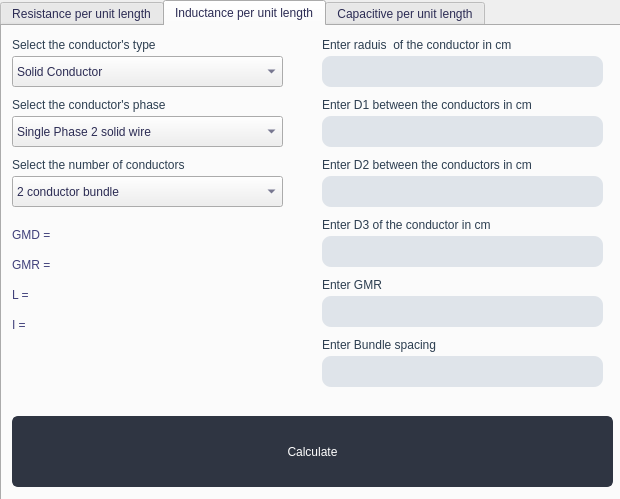
<?xml version="1.0" encoding="UTF-8"?>
<ui version="4.0">
 <class>MainWindow</class>
 <widget class="QMainWindow" name="MainWindow">
  <property name="geometry">
   <rect>
    <x>0</x>
    <y>0</y>
    <width>620</width>
    <height>499</height>
   </rect>
  </property>
  <property name="sizePolicy">
   <sizepolicy hsizetype="Fixed" vsizetype="Fixed">
    <horstretch>0</horstretch>
    <verstretch>0</verstretch>
   </sizepolicy>
  </property>
  <property name="windowTitle">
   <string>MainWindow</string>
  </property>
  <property name="styleSheet">
   <string notr="true"/>
  </property>
  <widget class="QWidget" name="centralWidget">
   <widget class="QTabWidget" name="tabWidget">
    <property name="geometry">
     <rect>
      <x>0</x>
      <y>0</y>
      <width>621</width>
      <height>501</height>
     </rect>
    </property>
    <property name="minimumSize">
     <size>
      <width>139</width>
      <height>80</height>
     </size>
    </property>
    <property name="contextMenuPolicy">
     <enum>Qt::DefaultContextMenu</enum>
    </property>
    <property name="styleSheet">
     <string notr="true">color:#2c2c54;</string>
    </property>
    <property name="currentIndex">
     <number>1</number>
    </property>
    <widget class="QWidget" name="tab">
     <property name="styleSheet">
      <string notr="true">color:ffffff;</string>
     </property>
     <attribute name="title">
      <string>Resistance per unit length</string>
     </attribute>
     <widget class="QComboBox" name="material">
      <property name="geometry">
       <rect>
        <x>10</x>
        <y>40</y>
        <width>271</width>
        <height>31</height>
       </rect>
      </property>
      <item>
       <property name="text">
        <string>Copper</string>
       </property>
      </item>
      <item>
       <property name="text">
        <string>Aluminum</string>
       </property>
      </item>
     </widget>
     <widget class="QLabel" name="label_5">
      <property name="geometry">
       <rect>
        <x>10</x>
        <y>10</y>
        <width>271</width>
        <height>18</height>
       </rect>
      </property>
      <property name="styleSheet">
       <string notr="true">color:#2c3e50;</string>
      </property>
      <property name="text">
       <string>Select the conductor's material</string>
      </property>
     </widget>
     <widget class="QLabel" name="p">
      <property name="geometry">
       <rect>
        <x>10</x>
        <y>90</y>
        <width>261</width>
        <height>18</height>
       </rect>
      </property>
      <property name="styleSheet">
       <string notr="true">color:#2f3542;</string>
      </property>
      <property name="text">
       <string>Resistivity = 1.72*10^-6</string>
      </property>
     </widget>
     <widget class="QTextEdit" name="R">
      <property name="geometry">
       <rect>
        <x>320</x>
        <y>30</y>
        <width>281</width>
        <height>31</height>
       </rect>
      </property>
      <property name="styleSheet">
       <string notr="true">background-color:#dfe4ea;
color:#227093;
border-radius: 9px;</string>
      </property>
     </widget>
     <widget class="QLabel" name="label_7">
      <property name="geometry">
       <rect>
        <x>320</x>
        <y>10</y>
        <width>271</width>
        <height>18</height>
       </rect>
      </property>
      <property name="styleSheet">
       <string notr="true">color:2c3e50</string>
      </property>
      <property name="text">
       <string>Enter raduis  of the conductor in cm</string>
      </property>
     </widget>
     <widget class="QComboBox" name="comboBox_7">
      <property name="geometry">
       <rect>
        <x>10</x>
        <y>160</y>
        <width>271</width>
        <height>31</height>
       </rect>
      </property>
      <item>
       <property name="text">
        <string>Solid Conductor</string>
       </property>
      </item>
      <item>
       <property name="text">
        <string>Stranded Conductor</string>
       </property>
      </item>
      <item>
       <property name="text">
        <string>Bundled Solid Conductor</string>
       </property>
      </item>
      <item>
       <property name="text">
        <string>Bundled Stranded Conductor</string>
       </property>
      </item>
     </widget>
     <widget class="QLabel" name="label_15">
      <property name="geometry">
       <rect>
        <x>10</x>
        <y>130</y>
        <width>271</width>
        <height>18</height>
       </rect>
      </property>
      <property name="styleSheet">
       <string notr="true">color:#2c3e50;</string>
      </property>
      <property name="text">
       <string>Select the conductor's type</string>
      </property>
     </widget>
     <widget class="QPushButton" name="pushButton_3">
      <property name="geometry">
       <rect>
        <x>10</x>
        <y>390</y>
        <width>601</width>
        <height>71</height>
       </rect>
      </property>
      <property name="styleSheet">
       <string notr="true">#pushButton_3{ background-color: #2f3542; 
  border: none;
  color: white;
  padding: 15px 32px;
  text-align: center;
  text-decoration: none;
  display: inline-block;
border: 2px solid  #2f3542;
border-radius: 6px;
webkit-transition-duration: 0.4s; /* Safari */
  transition-duration: 0.4s;

}
#pushButton_3:hover{
webkit-transition-duration: 0.4s; /* Safari */
  transition-duration: 0.4s;
background-color: white;
  color: #2f3542; 
box-shadow: 0 8px 16px 0 rgba(0,0,0,0.2), 0 6px 20px 0 rgba(0,0,0,0.19);
}</string>
      </property>
      <property name="text">
       <string>Calculate</string>
      </property>
     </widget>
     <widget class="QLabel" name="label_16">
      <property name="geometry">
       <rect>
        <x>320</x>
        <y>70</y>
        <width>311</width>
        <height>18</height>
       </rect>
      </property>
      <property name="styleSheet">
       <string notr="true">color:2c3e50</string>
      </property>
      <property name="text">
       <string>Enter the number of conductor's layrers</string>
      </property>
     </widget>
     <widget class="QTextEdit" name="layers">
      <property name="geometry">
       <rect>
        <x>320</x>
        <y>90</y>
        <width>281</width>
        <height>31</height>
       </rect>
      </property>
      <property name="styleSheet">
       <string notr="true">background-color:#dfe4ea;
color:#227093;
border-radius: 9px;</string>
      </property>
     </widget>
     <widget class="QLabel" name="area">
      <property name="geometry">
       <rect>
        <x>10</x>
        <y>210</y>
        <width>291</width>
        <height>18</height>
       </rect>
      </property>
      <property name="styleSheet">
       <string notr="true">color:#40407a;</string>
      </property>
      <property name="text">
       <string>Area = </string>
      </property>
     </widget>
     <widget class="QLabel" name="res">
      <property name="geometry">
       <rect>
        <x>10</x>
        <y>240</y>
        <width>271</width>
        <height>18</height>
       </rect>
      </property>
      <property name="styleSheet">
       <string notr="true">color:#40407a;</string>
      </property>
      <property name="text">
       <string>R = </string>
      </property>
     </widget>
     <widget class="QLabel" name="wires">
      <property name="geometry">
       <rect>
        <x>10</x>
        <y>270</y>
        <width>281</width>
        <height>18</height>
       </rect>
      </property>
      <property name="styleSheet">
       <string notr="true">color:#40407a;</string>
      </property>
      <property name="text">
       <string>Total number  of Wires =</string>
      </property>
     </widget>
     <widget class="QLabel" name="bund">
      <property name="geometry">
       <rect>
        <x>10</x>
        <y>300</y>
        <width>291</width>
        <height>18</height>
       </rect>
      </property>
      <property name="styleSheet">
       <string notr="true">color:#40407a;</string>
      </property>
      <property name="text">
       <string>Bundle number = </string>
      </property>
     </widget>
     <widget class="QTextEdit" name="q">
      <property name="geometry">
       <rect>
        <x>320</x>
        <y>150</y>
        <width>281</width>
        <height>31</height>
       </rect>
      </property>
      <property name="styleSheet">
       <string notr="true">background-color:#dfe4ea;
color:#227093;
border-radius: 9px;</string>
      </property>
     </widget>
     <widget class="QLabel" name="label_17">
      <property name="geometry">
       <rect>
        <x>320</x>
        <y>130</y>
        <width>311</width>
        <height>18</height>
       </rect>
      </property>
      <property name="styleSheet">
       <string notr="true">color:2c3e50</string>
      </property>
      <property name="text">
       <string>Enter tnumber of bundles in bundled</string>
      </property>
     </widget>
    </widget>
    <widget class="QWidget" name="tab_2">
     <attribute name="title">
      <string>Inductance per unit length</string>
     </attribute>
     <widget class="QLabel" name="label_13">
      <property name="geometry">
       <rect>
        <x>10</x>
        <y>10</y>
        <width>271</width>
        <height>18</height>
       </rect>
      </property>
      <property name="styleSheet">
       <string notr="true">color:#2c3e50;</string>
      </property>
      <property name="text">
       <string>Select the conductor's type</string>
      </property>
     </widget>
     <widget class="QComboBox" name="comboBox_9">
      <property name="geometry">
       <rect>
        <x>10</x>
        <y>30</y>
        <width>271</width>
        <height>31</height>
       </rect>
      </property>
      <item>
       <property name="text">
        <string>Solid Conductor</string>
       </property>
      </item>
      <item>
       <property name="text">
        <string>Composite Conductor</string>
       </property>
      </item>
      <item>
       <property name="text">
        <string>Stranded Conductor</string>
       </property>
      </item>
      <item>
       <property name="text">
        <string>Bundled Solid Conductor</string>
       </property>
      </item>
      <item>
       <property name="text">
        <string>Bundled Stranded Conductor</string>
       </property>
      </item>
     </widget>
     <widget class="QLabel" name="label_14">
      <property name="geometry">
       <rect>
        <x>10</x>
        <y>70</y>
        <width>251</width>
        <height>18</height>
       </rect>
      </property>
      <property name="styleSheet">
       <string notr="true">color:#2c3e50;</string>
      </property>
      <property name="text">
       <string>Select the conductor's phase</string>
      </property>
     </widget>
     <widget class="QComboBox" name="comboBox_10">
      <property name="geometry">
       <rect>
        <x>10</x>
        <y>90</y>
        <width>271</width>
        <height>31</height>
       </rect>
      </property>
      <property name="contextMenuPolicy">
       <enum>Qt::NoContextMenu</enum>
      </property>
      <item>
       <property name="text">
        <string>Single Phase 2 solid wire</string>
       </property>
      </item>
      <item>
       <property name="text">
        <string>Three Phase - Symmetrical Spacing</string>
       </property>
      </item>
      <item>
       <property name="text">
        <string>Three Phase - Asymmetrical Transposed</string>
       </property>
      </item>
     </widget>
     <widget class="QLabel" name="label_32">
      <property name="geometry">
       <rect>
        <x>320</x>
        <y>70</y>
        <width>331</width>
        <height>18</height>
       </rect>
      </property>
      <property name="styleSheet">
       <string notr="true">color:#2c3e50;</string>
      </property>
      <property name="text">
       <string>Enter D1 between the conductors in cm</string>
      </property>
     </widget>
     <widget class="QLabel" name="label_33">
      <property name="geometry">
       <rect>
        <x>320</x>
        <y>10</y>
        <width>271</width>
        <height>18</height>
       </rect>
      </property>
      <property name="styleSheet">
       <string notr="true">color:#2c3e50;</string>
      </property>
      <property name="text">
       <string>Enter raduis  of the conductor in cm</string>
      </property>
     </widget>
     <widget class="QTextEdit" name="dis3">
      <property name="geometry">
       <rect>
        <x>320</x>
        <y>210</y>
        <width>281</width>
        <height>31</height>
       </rect>
      </property>
      <property name="styleSheet">
       <string notr="true">background-color:#dfe4ea;
color:#227093;
border-radius: 9px;</string>
      </property>
     </widget>
     <widget class="QLabel" name="D2_4">
      <property name="geometry">
       <rect>
        <x>320</x>
        <y>130</y>
        <width>291</width>
        <height>18</height>
       </rect>
      </property>
      <property name="styleSheet">
       <string notr="true">color:#2c3e50;</string>
      </property>
      <property name="text">
       <string>Enter D2 between the conductors in cm</string>
      </property>
     </widget>
     <widget class="QLabel" name="D3_4">
      <property name="geometry">
       <rect>
        <x>320</x>
        <y>190</y>
        <width>271</width>
        <height>18</height>
       </rect>
      </property>
      <property name="styleSheet">
       <string notr="true">color:#2c3e50;</string>
      </property>
      <property name="text">
       <string>Enter D3 of the conductor in cm</string>
      </property>
     </widget>
     <widget class="QLabel" name="GMRi_4">
      <property name="geometry">
       <rect>
        <x>320</x>
        <y>250</y>
        <width>271</width>
        <height>18</height>
       </rect>
      </property>
      <property name="styleSheet">
       <string notr="true">color:#2c3e50;</string>
      </property>
      <property name="text">
       <string>Enter GMR</string>
      </property>
     </widget>
     <widget class="QTextEdit" name="dis2">
      <property name="geometry">
       <rect>
        <x>320</x>
        <y>150</y>
        <width>281</width>
        <height>31</height>
       </rect>
      </property>
      <property name="styleSheet">
       <string notr="true">background-color:#dfe4ea;
color:#227093;
border-radius: 9px;</string>
      </property>
     </widget>
     <widget class="QTextEdit" name="rad">
      <property name="geometry">
       <rect>
        <x>320</x>
        <y>30</y>
        <width>281</width>
        <height>31</height>
       </rect>
      </property>
      <property name="styleSheet">
       <string notr="true">background-color:#dfe4ea;
color:#227093;
border-radius: 9px;</string>
      </property>
     </widget>
     <widget class="QTextEdit" name="dis1">
      <property name="geometry">
       <rect>
        <x>320</x>
        <y>90</y>
        <width>281</width>
        <height>31</height>
       </rect>
      </property>
      <property name="styleSheet">
       <string notr="true">background-color:#dfe4ea;
color:#227093;
border-radius: 9px;</string>
      </property>
     </widget>
     <widget class="QTextEdit" name="gmrii">
      <property name="geometry">
       <rect>
        <x>320</x>
        <y>270</y>
        <width>281</width>
        <height>31</height>
       </rect>
      </property>
      <property name="styleSheet">
       <string notr="true">background-color:#dfe4ea;
color:#227093;
border-radius: 9px;</string>
      </property>
     </widget>
     <widget class="QPushButton" name="pushButton_7">
      <property name="geometry">
       <rect>
        <x>10</x>
        <y>390</y>
        <width>601</width>
        <height>71</height>
       </rect>
      </property>
      <property name="styleSheet">
       <string notr="true">#pushButton_7{ background-color: #2f3542; 
  border: none;
  color: white;
  padding: 15px 32px;
  text-align: center;
  text-decoration: none;
  display: inline-block;
border: 2px solid  #2f3542;
border-radius: 6px;
webkit-transition-duration: 0.4s; /* Safari */
  transition-duration: 0.4s;

}
#pushButton_7:hover{
webkit-transition-duration: 0.4s; /* Safari */
  transition-duration: 0.4s;
background-color: white;
  color: #2f3542; 
box-shadow: 0 8px 16px 0 rgba(0,0,0,0.2), 0 6px 20px 0 rgba(0,0,0,0.19);
}</string>
      </property>
      <property name="text">
       <string>Calculate</string>
      </property>
     </widget>
     <widget class="QLabel" name="GMD">
      <property name="geometry">
       <rect>
        <x>10</x>
        <y>200</y>
        <width>271</width>
        <height>18</height>
       </rect>
      </property>
      <property name="styleSheet">
       <string notr="true">color:#40407a;</string>
      </property>
      <property name="text">
       <string>GMD = </string>
      </property>
     </widget>
     <widget class="QLabel" name="bundle_5">
      <property name="geometry">
       <rect>
        <x>10</x>
        <y>130</y>
        <width>251</width>
        <height>18</height>
       </rect>
      </property>
      <property name="styleSheet">
       <string notr="true">color:#2c3e50;</string>
      </property>
      <property name="text">
       <string>Select the number of conductors</string>
      </property>
     </widget>
     <widget class="QLabel" name="L">
      <property name="geometry">
       <rect>
        <x>10</x>
        <y>260</y>
        <width>281</width>
        <height>18</height>
       </rect>
      </property>
      <property name="styleSheet">
       <string notr="true">color:#40407a;</string>
      </property>
      <property name="text">
       <string>L = </string>
      </property>
     </widget>
     <widget class="QLabel" name="GMR">
      <property name="geometry">
       <rect>
        <x>10</x>
        <y>230</y>
        <width>271</width>
        <height>18</height>
       </rect>
      </property>
      <property name="styleSheet">
       <string notr="true">color:#40407a;</string>
      </property>
      <property name="text">
       <string>GMR = </string>
      </property>
     </widget>
     <widget class="QComboBox" name="cb">
      <property name="geometry">
       <rect>
        <x>10</x>
        <y>150</y>
        <width>271</width>
        <height>31</height>
       </rect>
      </property>
      <property name="contextMenuPolicy">
       <enum>Qt::NoContextMenu</enum>
      </property>
      <item>
       <property name="text">
        <string>2 conductor bundle</string>
       </property>
      </item>
      <item>
       <property name="text">
        <string>3 conductor bundle</string>
       </property>
      </item>
      <item>
       <property name="text">
        <string>4 conductor bundle</string>
       </property>
      </item>
     </widget>
     <widget class="QLabel" name="i">
      <property name="geometry">
       <rect>
        <x>10</x>
        <y>290</y>
        <width>281</width>
        <height>18</height>
       </rect>
      </property>
      <property name="styleSheet">
       <string notr="true">color:#40407a;</string>
      </property>
      <property name="text">
       <string>I = </string>
      </property>
     </widget>
     <widget class="QTextEdit" name="spacing">
      <property name="geometry">
       <rect>
        <x>320</x>
        <y>330</y>
        <width>281</width>
        <height>31</height>
       </rect>
      </property>
      <property name="styleSheet">
       <string notr="true">background-color:#dfe4ea;
color:#227093;
border-radius: 9px;</string>
      </property>
     </widget>
     <widget class="QLabel" name="GMRi_7">
      <property name="geometry">
       <rect>
        <x>320</x>
        <y>310</y>
        <width>271</width>
        <height>18</height>
       </rect>
      </property>
      <property name="styleSheet">
       <string notr="true">color:#2c3e50;</string>
      </property>
      <property name="text">
       <string>Enter Bundle spacing</string>
      </property>
     </widget>
    </widget>
    <widget class="QWidget" name="tab_3">
     <attribute name="title">
      <string>Capacitive per unit length</string>
     </attribute>
     <widget class="QComboBox" name="comboBox">
      <property name="geometry">
       <rect>
        <x>10</x>
        <y>30</y>
        <width>271</width>
        <height>31</height>
       </rect>
      </property>
      <item>
       <property name="text">
        <string>Solid Conductor</string>
       </property>
      </item>
      <item>
       <property name="text">
        <string>Stranded Conductor</string>
       </property>
      </item>
      <item>
       <property name="text">
        <string>Bundled Solid Conductor</string>
       </property>
      </item>
      <item>
       <property name="text">
        <string>Bundled Stranded Conductor</string>
       </property>
      </item>
     </widget>
     <widget class="QComboBox" name="comboBox_2">
      <property name="geometry">
       <rect>
        <x>10</x>
        <y>90</y>
        <width>271</width>
        <height>31</height>
       </rect>
      </property>
      <property name="contextMenuPolicy">
       <enum>Qt::NoContextMenu</enum>
      </property>
      <item>
       <property name="text">
        <string>single phase</string>
       </property>
      </item>
      <item>
       <property name="text">
        <string>symmetrically spaced 3 phase</string>
       </property>
      </item>
      <item>
       <property name="text">
        <string>A symmetrically spaced 3 phase</string>
       </property>
      </item>
     </widget>
     <widget class="QLabel" name="label">
      <property name="geometry">
       <rect>
        <x>10</x>
        <y>10</y>
        <width>271</width>
        <height>18</height>
       </rect>
      </property>
      <property name="text">
       <string>Select the conductor's type</string>
      </property>
     </widget>
     <widget class="QLabel" name="label_2">
      <property name="geometry">
       <rect>
        <x>10</x>
        <y>70</y>
        <width>251</width>
        <height>18</height>
       </rect>
      </property>
      <property name="text">
       <string>Select the conductor's phase</string>
      </property>
     </widget>
     <widget class="QTextEdit" name="r">
      <property name="geometry">
       <rect>
        <x>320</x>
        <y>30</y>
        <width>281</width>
        <height>31</height>
       </rect>
      </property>
      <property name="styleSheet">
       <string notr="true">background-color:#dfe4ea;
color:#227093;
border-radius: 9px;</string>
      </property>
     </widget>
     <widget class="QLabel" name="label_3">
      <property name="geometry">
       <rect>
        <x>320</x>
        <y>10</y>
        <width>271</width>
        <height>18</height>
       </rect>
      </property>
      <property name="styleSheet">
       <string notr="true">color:2c3e50</string>
      </property>
      <property name="text">
       <string>Enter raduis  of the conductor in cm</string>
      </property>
     </widget>
     <widget class="QTextEdit" name="d1">
      <property name="geometry">
       <rect>
        <x>320</x>
        <y>90</y>
        <width>281</width>
        <height>31</height>
       </rect>
      </property>
      <property name="styleSheet">
       <string notr="true">background-color:#dfe4ea;
color:#227093;
border-radius: 9px;</string>
      </property>
     </widget>
     <widget class="QLabel" name="label_4">
      <property name="geometry">
       <rect>
        <x>320</x>
        <y>70</y>
        <width>331</width>
        <height>18</height>
       </rect>
      </property>
      <property name="styleSheet">
       <string notr="true">color:2c3e50</string>
      </property>
      <property name="text">
       <string>Enter D1 between the conductors in cm</string>
      </property>
     </widget>
     <widget class="QTextEdit" name="d2">
      <property name="geometry">
       <rect>
        <x>320</x>
        <y>150</y>
        <width>281</width>
        <height>31</height>
       </rect>
      </property>
      <property name="styleSheet">
       <string notr="true">background-color:#dfe4ea;
color:#227093;
border-radius: 9px;</string>
      </property>
     </widget>
     <widget class="QLabel" name="D2">
      <property name="geometry">
       <rect>
        <x>320</x>
        <y>130</y>
        <width>291</width>
        <height>18</height>
       </rect>
      </property>
      <property name="styleSheet">
       <string notr="true">color:2c3e50</string>
      </property>
      <property name="text">
       <string>Enter D2 between the conductors in cm</string>
      </property>
     </widget>
     <widget class="QTextEdit" name="d3">
      <property name="geometry">
       <rect>
        <x>320</x>
        <y>210</y>
        <width>281</width>
        <height>31</height>
       </rect>
      </property>
      <property name="styleSheet">
       <string notr="true">background-color:#dfe4ea;
color:#227093;
border-radius: 9px;</string>
      </property>
     </widget>
     <widget class="QLabel" name="D3">
      <property name="geometry">
       <rect>
        <x>320</x>
        <y>190</y>
        <width>271</width>
        <height>18</height>
       </rect>
      </property>
      <property name="styleSheet">
       <string notr="true">color:2c3e50</string>
      </property>
      <property name="text">
       <string>Enter D3 of the conductor in cm</string>
      </property>
     </widget>
     <widget class="QLabel" name="gmd">
      <property name="geometry">
       <rect>
        <x>20</x>
        <y>210</y>
        <width>271</width>
        <height>18</height>
       </rect>
      </property>
      <property name="styleSheet">
       <string notr="true">color:#40407a;</string>
      </property>
      <property name="text">
       <string>GMD = </string>
      </property>
     </widget>
     <widget class="QLabel" name="gmr">
      <property name="geometry">
       <rect>
        <x>20</x>
        <y>240</y>
        <width>271</width>
        <height>18</height>
       </rect>
      </property>
      <property name="styleSheet">
       <string notr="true">color:#40407a;</string>
      </property>
      <property name="text">
       <string>GMR = </string>
      </property>
     </widget>
     <widget class="QLabel" name="c">
      <property name="geometry">
       <rect>
        <x>20</x>
        <y>270</y>
        <width>281</width>
        <height>18</height>
       </rect>
      </property>
      <property name="styleSheet">
       <string notr="true">color:#40407a;</string>
      </property>
      <property name="text">
       <string>C = </string>
      </property>
     </widget>
     <widget class="QPushButton" name="pushButton">
      <property name="geometry">
       <rect>
        <x>10</x>
        <y>390</y>
        <width>601</width>
        <height>71</height>
       </rect>
      </property>
      <property name="styleSheet">
       <string notr="true">#pushButton{ background-color: #2f3542; 
  border: none;
  color: white;
  padding: 15px 32px;
  text-align: center;
  text-decoration: none;
  display: inline-block;
border: 2px solid  #2f3542;
border-radius: 6px;
webkit-transition-duration: 0.4s; /* Safari */
  transition-duration: 0.4s;

}
#pushButton:hover{
webkit-transition-duration: 0.4s; /* Safari */
  transition-duration: 0.4s;
background-color: white;
  color: #2f3542; 
box-shadow: 0 8px 16px 0 rgba(0,0,0,0.2), 0 6px 20px 0 rgba(0,0,0,0.19);
}</string>
      </property>
      <property name="text">
       <string>Calculate</string>
      </property>
     </widget>
     <widget class="QLabel" name="GMRi">
      <property name="geometry">
       <rect>
        <x>320</x>
        <y>250</y>
        <width>271</width>
        <height>18</height>
       </rect>
      </property>
      <property name="styleSheet">
       <string notr="true">color:2c3e50</string>
      </property>
      <property name="text">
       <string>Enter GMR</string>
      </property>
     </widget>
     <widget class="QTextEdit" name="gmri">
      <property name="geometry">
       <rect>
        <x>320</x>
        <y>270</y>
        <width>281</width>
        <height>31</height>
       </rect>
      </property>
      <property name="styleSheet">
       <string notr="true">background-color:#dfe4ea;
color:#227093;
border-radius: 9px;</string>
      </property>
     </widget>
     <widget class="QLabel" name="bundle">
      <property name="geometry">
       <rect>
        <x>10</x>
        <y>130</y>
        <width>251</width>
        <height>18</height>
       </rect>
      </property>
      <property name="text">
       <string>Select the number of conductors</string>
      </property>
     </widget>
     <widget class="QComboBox" name="comboBox_5">
      <property name="geometry">
       <rect>
        <x>10</x>
        <y>150</y>
        <width>271</width>
        <height>31</height>
       </rect>
      </property>
      <property name="contextMenuPolicy">
       <enum>Qt::NoContextMenu</enum>
      </property>
      <item>
       <property name="text">
        <string>2 conductor bundle</string>
       </property>
      </item>
      <item>
       <property name="text">
        <string>3 conductor bundle</string>
       </property>
      </item>
      <item>
       <property name="text">
        <string>4 conductor bundle</string>
       </property>
      </item>
     </widget>
    </widget>
   </widget>
  </widget>
 </widget>
 <layoutdefault spacing="6" margin="11"/>
 <resources/>
 <connections/>
</ui>
